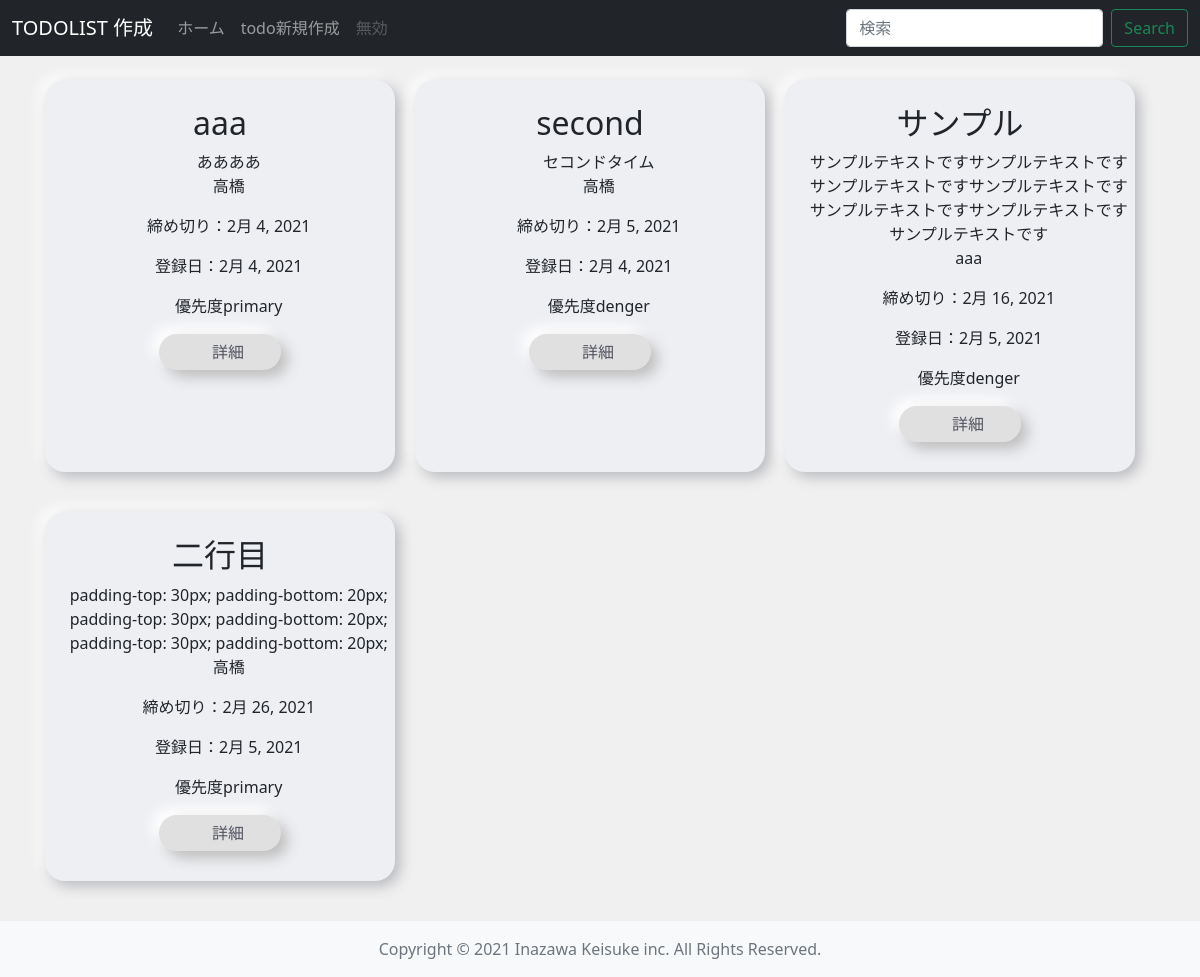
The app's page /list/ (signed in), older data.
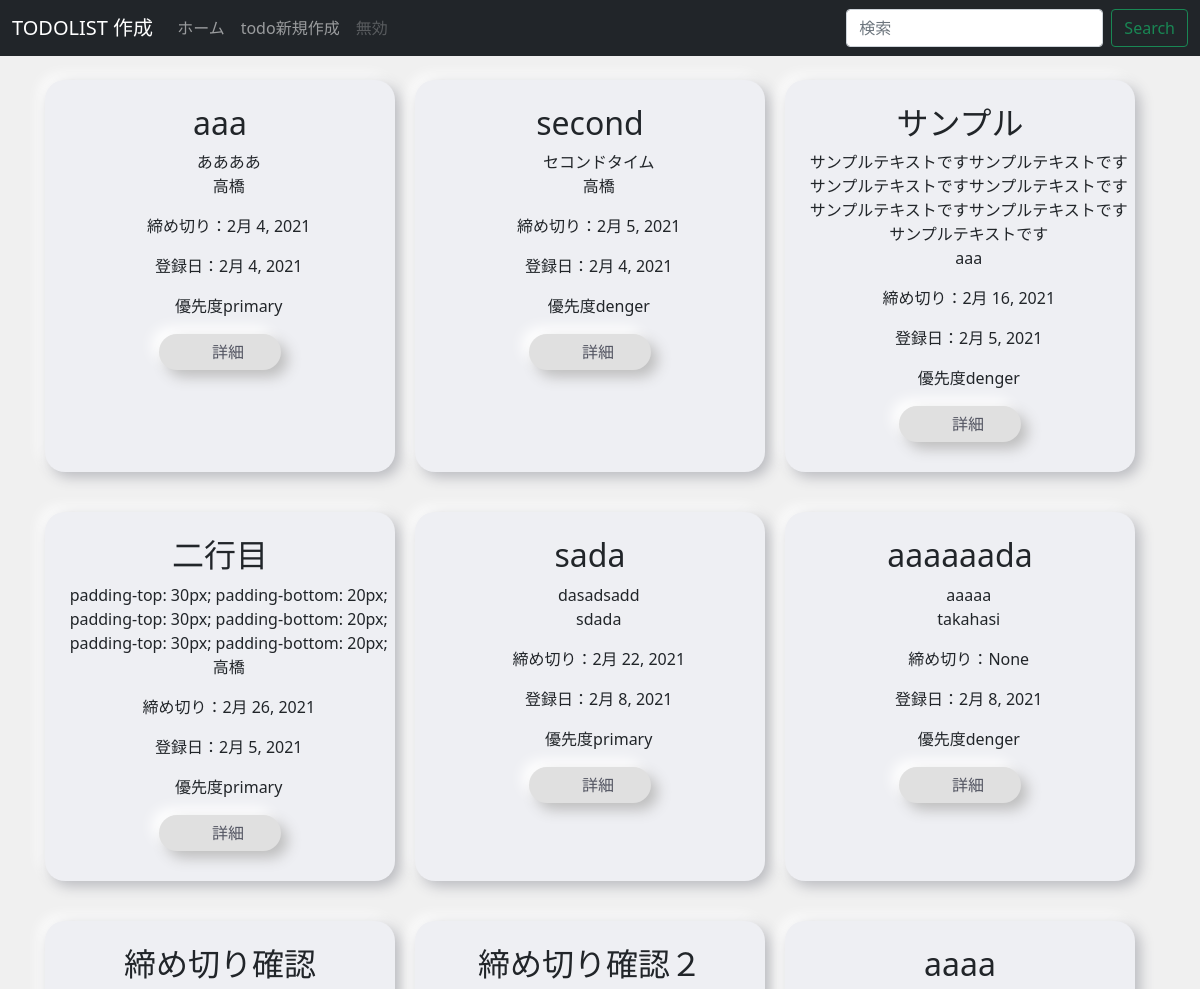
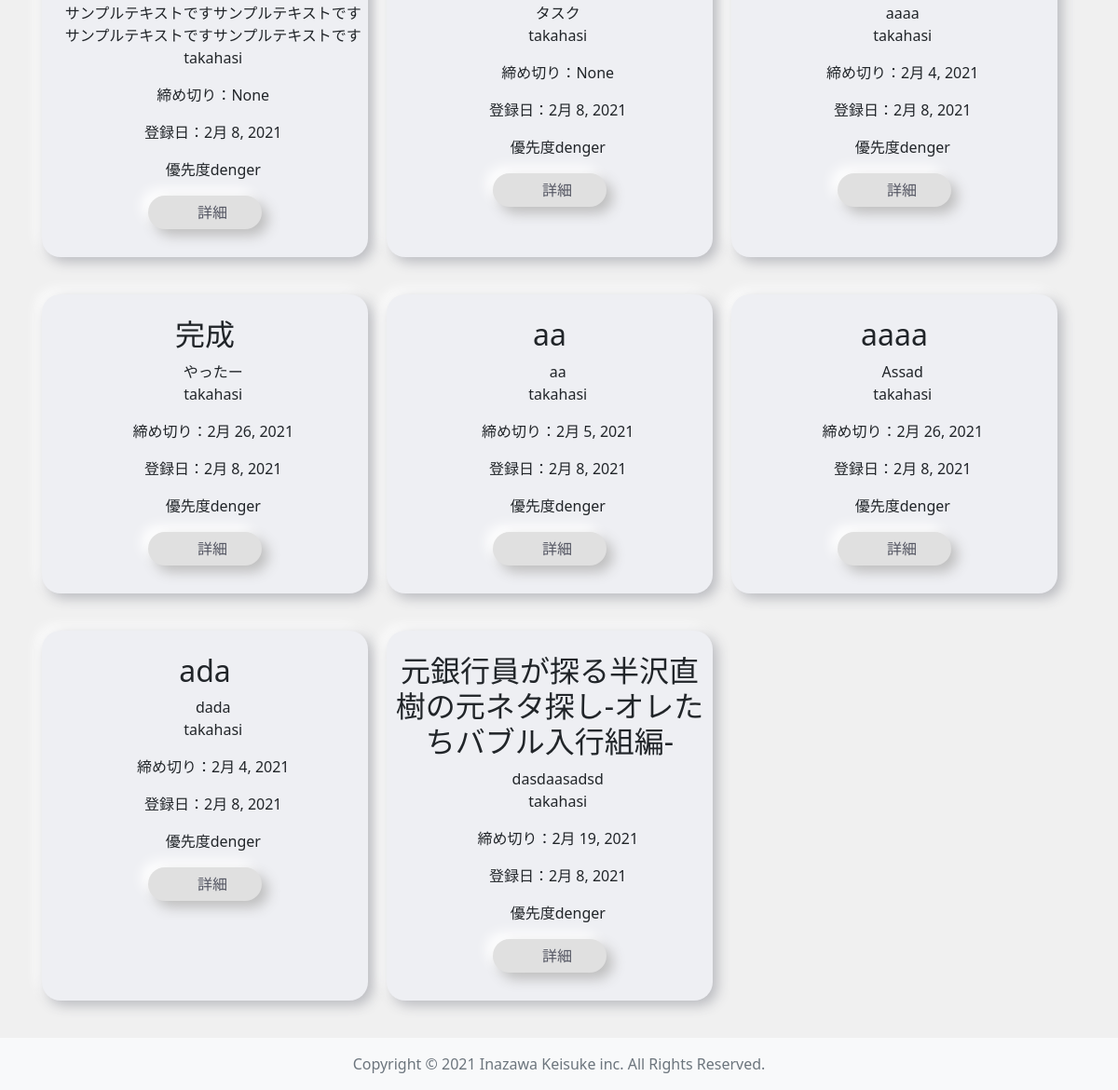
The same page, newer data (2 pictures, top to bottom).
### todo/models.py (models this page shows, shortened)
class todoModel(models.Model):
    title = models.CharField(max_length=50)
    content = models.TextField()
    author = models.CharField(max_length=50)
    dateline = models.DateField(null=True)
    now_date = models.DateField(auto_now=True,null=True)
    priority= models.CharField(
        max_length=50,
        choices=choice
    )

### todo/views.py (the view)
# urls.py: path("list/", listfunc , name="list"),
@login_required
def listfunc(request):
    todoModels = {'todo': todoModel.objects.all()}
    return render(request,'list.html',todoModels)

### templates/list.html (shortened to what this page needs)
{% extends "base.html" %}
{% load static %}
{% block customcss %}
<link href="https://getbootstrap.com/docs/5.0/dist/css/bootstrap.min.css" rel="stylesheet"
>
<link rel="stylesheet" href="{% static 'stylelist.css' %}">
{% endblock customcss %}
{% block content %}
<body>
    <header>
        <nav class="navbar navbar-expand-md navbar-dark fixed-top bg-dark">
            <div class="container-fluid">
                <a class="navbar-brand" href="#">TODOLIST 作成</a>
                <div class="collapse navbar-collapse" id="navbarCollapse">
                    <ul class="navbar-nav me-auto mb-2 mb-md-0">
                        <li class="nav-item active">
                            <a class="nav-link" aria-current="page" href="{% url 'list' %}">ホーム</a>
                        </li>
                        <li class="nav-item">
                            <a class="nav-link" href="{% url 'task' %}">todo新規作成</a>
                        </li>
                        <li class="nav-item">
                            <a class="nav-link disabled" href="#" tabindex="-1" aria-disabled="true">無効</a>
                        </li>
                    </ul>
                    <form class="d-flex">
                        <input class="form-control me-2" type="search" placeholder="検索" aria-label="Search">
                        <button class="btn btn-outline-success" type="submit">Search</button>
                    </form>
                </div>
            </div>
        </nav>
    </header>
    <main class="flex-shrink-0">
        <div class="container">
            <div class="content">
                {% for test in todo %}
                <div class="content-left">
                    <h1>{{ test.title }}</h1>
                    <p>{{ test.content }} <br>
                        {{ test.author }}</p>
                    <p>締め切り：{{ test.dateline }}</p>
                    <p>登録日：{{ test.now_date }}</p>
                    <p>優先度{{ test.priority }}</p>
                    <div class="contentbutton">
                        <a href="{% url 'detail' test.pk %}">　詳細　</a>
                    </div>
                </div>
                {% endfor %}
            </div>
        </div>
    </main>
    <footer class="footer mt-auto py-3 bg-light">
        <div class="container">
            <span class="text-muted">Copyright © 2021 Inazawa Keisuke inc. All Rights Reserved.</span>
        </div>
    </footer>
</body>
{% endblock content %}

### templates/base.html (shortened to what this page needs)
<!doctype html>
<html lang="ja">
<head>
    <link href="https://cdn.jsdelivr.net/npm/bootstrap@5.0.0-beta1/dist/css/bootstrap.min.css" rel="stylesheet"
>
    {% block customcss %}
    {% endblock customcss %}
</head>
{% block content %}
{% endblock content %}
</html>

### static/stylelist.css (style rules this page uses)
h1 { font-size: 3rem; color: #212529; }
p { padding-left: 5%; font-size: 1.3rem; color: #212529; }
main > .container { padding: 60px 15px 0; }
main { background-color: #f0f0f0; }
.content { margin-top: 20px; display:grid; grid-template-columns: repeat(auto-fit,minmax(350px,1fr)); }
.container { text-align: center; }
.content-left { max-width: 350px; border-radius: 20px; background: #EEEFF3; box-shadow: 5px 5px 14px #b8b9be, -5px -5px 14px #ffffff; margin-bottom: 40px; padding-bottom: 30px; margin-right: 4%; text-align: center; max-height: 400px; }
.content-left h1 { font-size: 2rem; display: block; }
.content-left p { font-size:1rem; }
.contentbutton { margin: auto; width: 35%; padding-top: 6px; padding-bottom: 6px; border-radius: 50px; background: #e0e0e0; box-shadow: 7px 7px 14px #bebebe, -7px -7px 14px #ffffff; text-decoration: none; }
.contentbutton a { display: block; font-size: 1rem; text-decoration: none; color:#525461 ; }

Row changes from the older to the newer data that the page shows:
added todoModel: title "sada", content "dasadsadd", author "sdada", dateline "2月 22, 2021", now_date "2月 8, 2021", priority "primary"
added todoModel: title "aaaaaada", content "aaaaa", author "takahasi", dateline "None", now_date "2月 8, 2021", priority "denger"
added todoModel: title "締め切り確認", content "サンプルテキストですサンプルテキストですサンプルテキストですサンプルテキストです", author "takahasi", dateline "None", now_date "2月 8, 2021", priority "denger"
added todoModel: title "締め切り確認２", content "タスク", author "takahasi", dateline "None", now_date "2月 8, 2021", priority "denger"
added todoModel: title "aaaa", content "aaaa", author "takahasi", dateline "2月 4, 2021", now_date "2月 8, 2021", priority "denger"
added todoModel: title "完成", content "やったー", author "takahasi", dateline "2月 26, 2021", now_date "2月 8, 2021", priority "denger"
added todoModel: title "aa", content "aa", author "takahasi", dateline "2月 5, 2021", now_date "2月 8, 2021", priority "denger"
added todoModel: title "aaaa", content "Assad", author "takahasi", dateline "2月 26, 2021", now_date "2月 8, 2021", priority "denger"
added todoModel: title "ada", content "dada", author "takahasi", dateline "2月 4, 2021", now_date "2月 8, 2021", priority "denger"
added todoModel: title "元銀行員が探る半沢直樹の元ネタ探し-オレたちバブル入行組編-", content "dasdaasadsd", author "takahasi", dateline "2月 19, 2021", now_date "2月 8, 2021", priority "denger"
